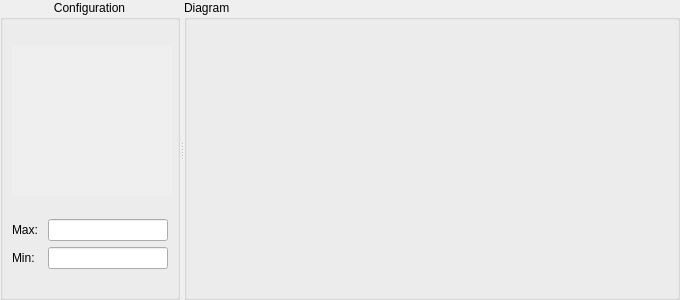
<?xml version="1.0" encoding="UTF-8"?>
<ui version="4.0">
 <class>AQLinechart</class>
 <widget class="QWidget" name="AQLinechart">
  <property name="geometry">
   <rect>
    <x>0</x>
    <y>0</y>
    <width>680</width>
    <height>300</height>
   </rect>
  </property>
  <property name="minimumSize">
   <size>
    <width>680</width>
    <height>240</height>
   </size>
  </property>
  <property name="maximumSize">
   <size>
    <width>680</width>
    <height>300</height>
   </size>
  </property>
  <property name="windowTitle">
   <string>Form</string>
  </property>
  <layout class="QHBoxLayout" name="horizontalLayout">
   <property name="leftMargin">
    <number>0</number>
   </property>
   <property name="topMargin">
    <number>0</number>
   </property>
   <property name="rightMargin">
    <number>0</number>
   </property>
   <property name="bottomMargin">
    <number>0</number>
   </property>
   <item>
    <widget class="QSplitter" name="splitter">
     <property name="sizePolicy">
      <sizepolicy hsizetype="Expanding" vsizetype="Expanding">
       <horstretch>0</horstretch>
       <verstretch>0</verstretch>
      </sizepolicy>
     </property>
     <property name="midLineWidth">
      <number>1</number>
     </property>
     <property name="orientation">
      <enum>Qt::Horizontal</enum>
     </property>
     <property name="childrenCollapsible">
      <bool>false</bool>
     </property>
     <widget class="QGroupBox" name="curveGroupBox">
      <property name="sizePolicy">
       <sizepolicy hsizetype="Preferred" vsizetype="Preferred">
        <horstretch>0</horstretch>
        <verstretch>0</verstretch>
       </sizepolicy>
      </property>
      <property name="minimumSize">
       <size>
        <width>180</width>
        <height>0</height>
       </size>
      </property>
      <property name="maximumSize">
       <size>
        <width>180</width>
        <height>16777215</height>
       </size>
      </property>
      <property name="baseSize">
       <size>
        <width>200</width>
        <height>0</height>
       </size>
      </property>
      <property name="styleSheet">
       <string notr="true"/>
      </property>
      <property name="title">
       <string>Configuration</string>
      </property>
      <property name="alignment">
       <set>Qt::AlignHCenter|Qt::AlignTop</set>
      </property>
      <layout class="QGridLayout" name="gridLayout">
       <item row="0" column="0">
        <widget class="QScrollArea" name="curveListWidget">
         <property name="sizePolicy">
          <sizepolicy hsizetype="Preferred" vsizetype="Expanding">
           <horstretch>0</horstretch>
           <verstretch>0</verstretch>
          </sizepolicy>
         </property>
         <property name="minimumSize">
          <size>
           <width>160</width>
           <height>0</height>
          </size>
         </property>
         <property name="maximumSize">
          <size>
           <width>160</width>
           <height>150</height>
          </size>
         </property>
         <property name="layoutDirection">
          <enum>Qt::LeftToRight</enum>
         </property>
         <property name="autoFillBackground">
          <bool>false</bool>
         </property>
         <property name="styleSheet">
          <string notr="true"/>
         </property>
         <property name="frameShape">
          <enum>QFrame::NoFrame</enum>
         </property>
         <property name="frameShadow">
          <enum>QFrame::Plain</enum>
         </property>
         <property name="lineWidth">
          <number>1</number>
         </property>
         <property name="sizeAdjustPolicy">
          <enum>QAbstractScrollArea::AdjustIgnored</enum>
         </property>
         <property name="widgetResizable">
          <bool>true</bool>
         </property>
         <property name="alignment">
          <set>Qt::AlignLeading|Qt::AlignLeft|Qt::AlignTop</set>
         </property>
         <widget class="QWidget" name="scrollAreaWidgetContents">
          <property name="geometry">
           <rect>
            <x>0</x>
            <y>0</y>
            <width>160</width>
            <height>150</height>
           </rect>
          </property>
         </widget>
        </widget>
       </item>
       <item row="1" column="0">
        <layout class="QVBoxLayout" name="verticalLayout">
         <item>
          <layout class="QHBoxLayout" name="horizontalLayout_3">
           <item>
            <widget class="QLabel" name="label">
             <property name="text">
              <string>Max:</string>
             </property>
            </widget>
           </item>
           <item>
            <widget class="QLineEdit" name="maxValue">
             <property name="minimumSize">
              <size>
               <width>120</width>
               <height>0</height>
              </size>
             </property>
             <property name="maximumSize">
              <size>
               <width>120</width>
               <height>16777215</height>
              </size>
             </property>
             <property name="alignment">
              <set>Qt::AlignRight|Qt::AlignTrailing|Qt::AlignVCenter</set>
             </property>
            </widget>
           </item>
          </layout>
         </item>
         <item>
          <layout class="QHBoxLayout" name="horizontalLayout_2">
           <item>
            <widget class="QLabel" name="label_2">
             <property name="text">
              <string>Min:</string>
             </property>
            </widget>
           </item>
           <item>
            <widget class="QLineEdit" name="minValue">
             <property name="minimumSize">
              <size>
               <width>120</width>
               <height>0</height>
              </size>
             </property>
             <property name="maximumSize">
              <size>
               <width>120</width>
               <height>16777215</height>
              </size>
             </property>
             <property name="alignment">
              <set>Qt::AlignRight|Qt::AlignTrailing|Qt::AlignVCenter</set>
             </property>
            </widget>
           </item>
          </layout>
         </item>
        </layout>
       </item>
      </layout>
     </widget>
     <widget class="QGroupBox" name="AQdiagramGroupBox">
      <property name="sizePolicy">
       <sizepolicy hsizetype="Expanding" vsizetype="Preferred">
        <horstretch>0</horstretch>
        <verstretch>0</verstretch>
       </sizepolicy>
      </property>
      <property name="styleSheet">
       <string notr="true"/>
      </property>
      <property name="title">
       <string>Diagram</string>
      </property>
     </widget>
    </widget>
   </item>
  </layout>
 </widget>
 <resources/>
 <connections/>
</ui>
